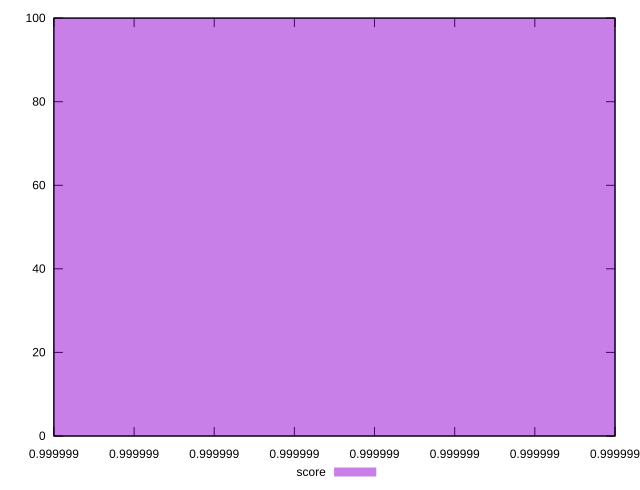

Write the gnuplot code that produced this figure.
reset
set terminal svg size 640, 490
set output "reprap/estimated-input-latency/samples/pages+cached+noexternal+nojs/score/histogram.svg"

$score <<EOF
0.9999993380488855 100
EOF

set key outside below
set boxwidth 1.370500865760605e-15
set yrange [0:100]
set style fill transparent solid 0.5 noborder

plot \
  $score title "score" with boxes, \


reset
